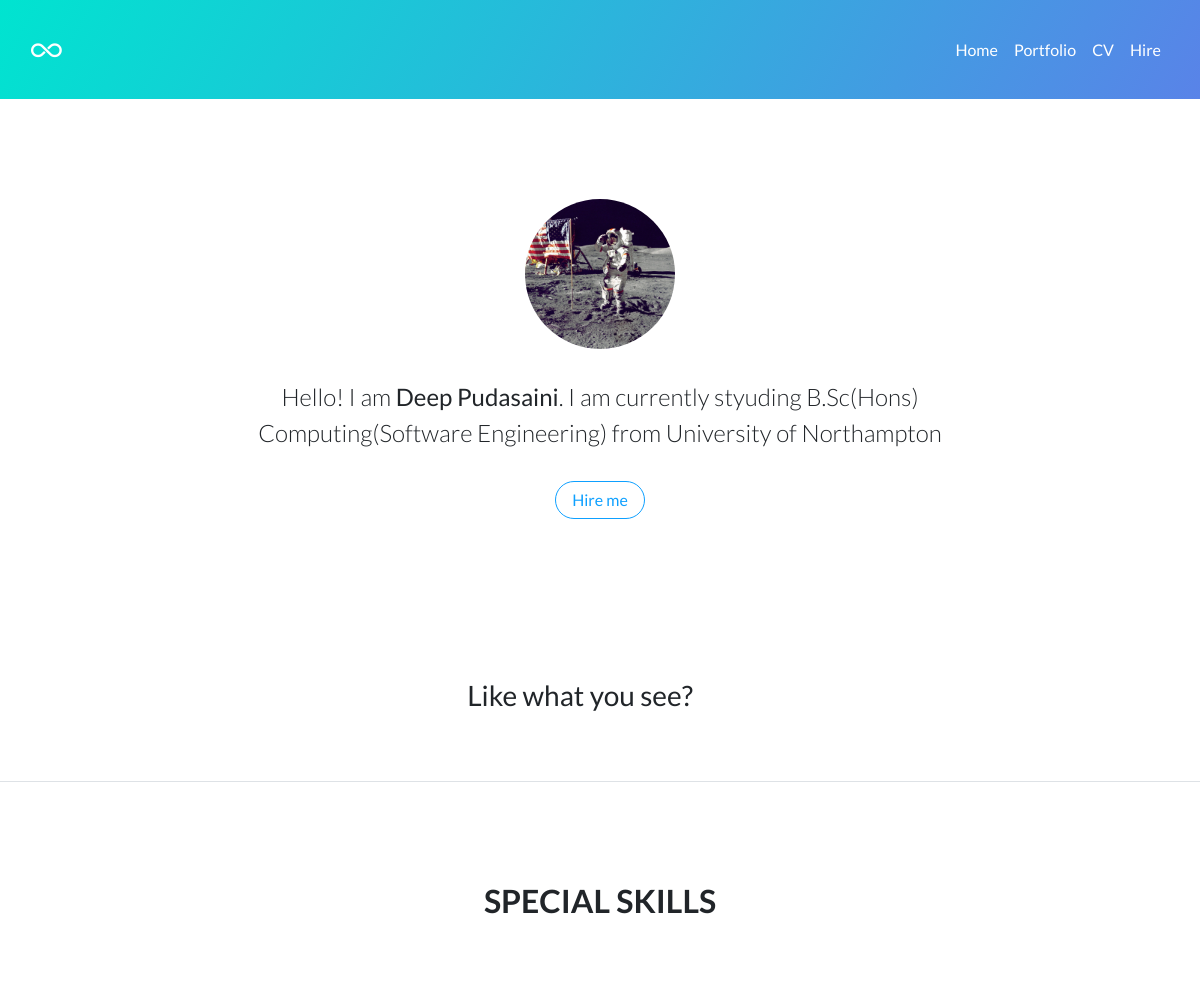
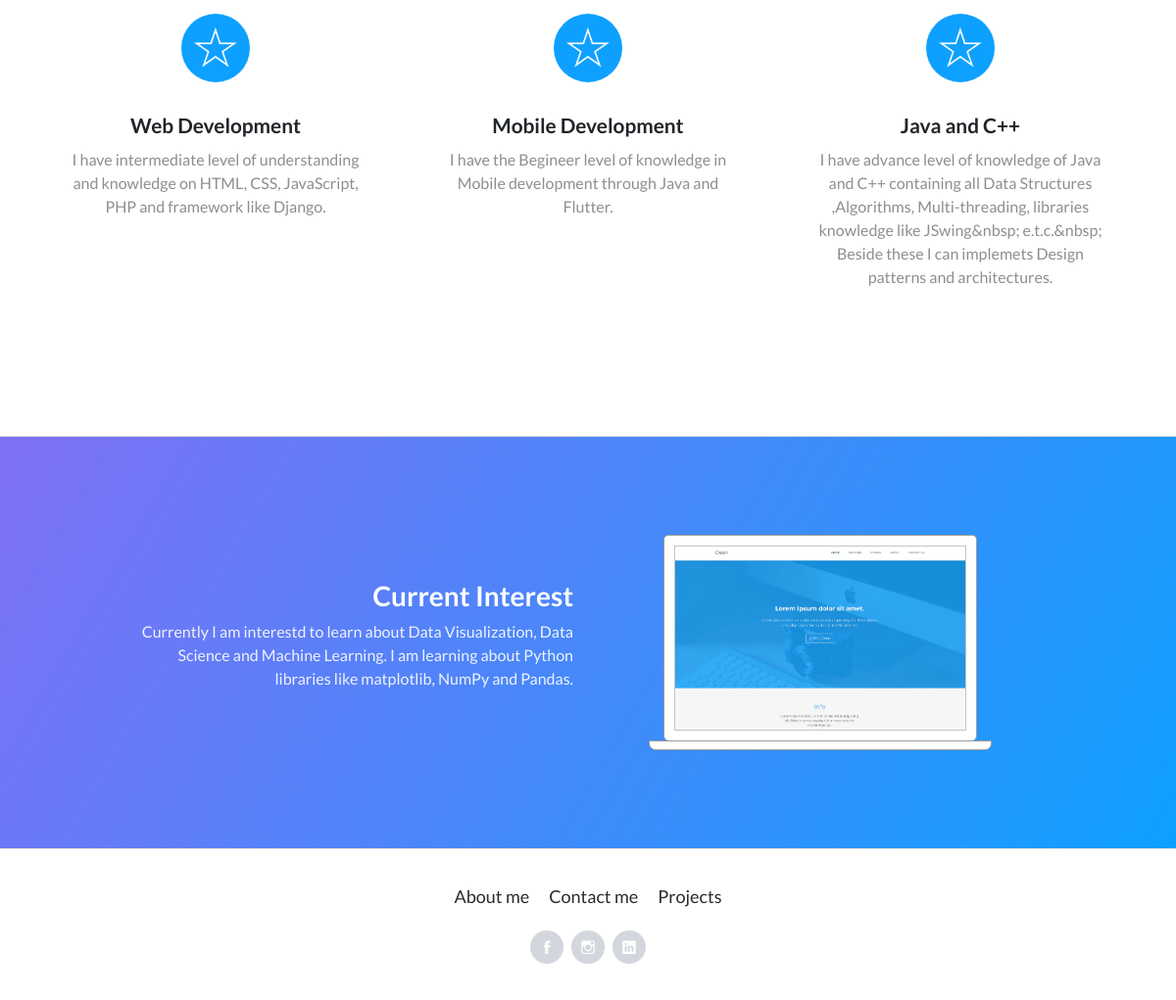
The page / on the database its author committed (2 pictures, top to bottom).
### Home/models.py (models this page shows, shortened)
class SpecialSkills(models.Model):
    name=models.CharField(max_length=50)
    description=models.CharField(max_length=250)

class CurrentInterest(models.Model):
    description=models.CharField(max_length=250)

### Home/views.py (the view)
# urls.py: path('',views.Index,name="Index"),
def Index(request):
    variable={
        'skill':SpecialSkills.objects.all(),
        'interest':CurrentInterest.objects.all(),
        'projects':Project.objects.filter(recent=True)
    }
    return render(request,"index.html",variable);

### templates/index.html (shortened to what this page needs)
<!DOCTYPE html>
<html>
<head>
    <link rel="stylesheet" href="./static/assets/bootstrap/css/bootstrap.min.css">
    <link rel="stylesheet" href="./static/assets/fonts/ionicons.min.css">
    <link rel="stylesheet" href="./static/assets/css/Animated-CSS-Waves-Background-SVG.css">
    <link rel="stylesheet" href="./static/assets/css/gradient-navbar-1.css">
    <link rel="stylesheet" href="./static/assets/css/gradient-navbar.css">
    <link rel="stylesheet" href="https://cdnjs.cloudflare.com/ajax/libs/pikaday/1.6.1/css/pikaday.min.css">
</head>
<body>
    <nav class="navbar navbar-dark navbar-expand-md" id="app-navbar">
        <div class="container-fluid"><a class="navbar-brand" href="#"><i class="icon ion-ios-infinite" id="brand-logo"></i></a>
            <div
                class="collapse navbar-collapse" id="navcol-1">
                <ul class="nav navbar-nav ml-auto">
                       <li class="nav-item" role="presentation"><a class="nav-link" href="/">Home</a></li>
                    <li class="nav-item" role="presentation"><a class="nav-link" href="/portfolio">Portfolio</a></li>
                    <li class="nav-item" role="presentation"><a class="nav-link" href="/cv">CV</a></li>
                    <li class="nav-item" role="presentation"><a class="nav-link" href="/hire">Hire</a></li>
                </ul>
        </div>
        </div>
    </nav><div class="svg-container">
    <main class="page lanidng-page">
        <section class="portfolio-block block-intro">
            <div class="container">
                <div class="avatar" style="background-image:url(&quot;./static/assets/img/avatars/avatar.jpg&quot;);"></div>
                <div class="about-me">
                    <p>Hello! I am <strong>Deep Pudasaini</strong>. I am currently styuding B.Sc(Hons) Computing(Software Engineering) from University of Northampton</p><a class="btn btn-outline-primary" role="button" href="/hire">Hire me</a></div>
            </div>
        </section>
        <section class="portfolio-block call-to-action border-bottom">
            <div class="container">
                <div class="d-flex justify-content-center align-items-center content">
                    <h3>Like what you see?</h3></div>
            </div>
        </section>
        <section class="portfolio-block skills">
            <div class="container">
                <div class="heading">
                    <h2>Special Skills</h2>
                </div>
                <div class="row">
                {% for singleSkll in skill %}
                    <div class="col-md-4">
                        <div class="card special-skill-item border-0">
                            <div class="card-header bg-transparent border-0"><i class="icon ion-ios-star-outline"></i></div>
                            <div class="card-body">
                                <h3 class="card-title">{{singleSkll.name}}</h3>
                                <p class="card-text">{{singleSkll.description}}</p>
                            </div>
                        </div>
                    </div>
                    {% endfor %}
                </div>
            </div>
        </section>
    </main>
    <section class="portfolio-block website gradient">
        <div class="container">
            <div class="row align-items-center">
                <div class="col-md-12 col-lg-5 offset-lg-1 text">
                    <h3>Current Interest</h3>
                    {% for ins in interest %}
                    <p>{{ins.description}}</p>
                    {% endfor %}
                </div>
                <div class="col-md-12 col-lg-5">
                    <div class="portfolio-laptop-mockup">
                        <div class="screen">
                            <div class="screen-content" style="background-image:url(&quot;./static/assets/img/tech/image6.png&quot;);"></div>
                        </div>
                        <div class="keyboard"></div>
                    </div>
                </div>
            </div>
        </div>
    </section>
    <footer class="page-footer">
        <div class="container">
            <div class="links"><a href="/cv">About me</a><a href="/hire">Contact me</a><a href="/portfolio">Projects</a></div>
            <div class="social-icons"><a href="https://www.facebook.com/profile.php?id=100009801221837"><i class="icon ion-social-facebook"></i></a><a href="https://www.instagram.com/deeppudasaini07/"><i class="icon ion-social-instagram-outline"></i></a><a href="https://www.linkedin.com/in/deep-pudasaini-87bb921a0/"><i class="icon ion-social-linkedin"></i></a></div>
        </div>
    </footer>
</body>
</html>

### static/assets/css/gradient-navbar-1.css (style rules this page uses)
#brand-logo { font-size: 34px; }
#app-navbar { background: linear-gradient(120deg, #00e4d0, #5983e8); }

### static/assets/css/gradient-navbar.css (style rules this page uses)
#brand-logo { font-size: 34px; }
#app-navbar { background: linear-gradient(120deg, #00e4d0, #5983e8); }

### rows shown on the page
SpecialSkills: name "Web Development", description "I have intermediate level of understanding and knowledge on HTML, CSS, JavaScript, PHP and framework like Django."
SpecialSkills: name "Mobile Development", description "I have the Begineer level of knowledge in Mobile development through Java and Flutter."
SpecialSkills: name "Java and C++", description "I have advance level of knowledge of Java and C++ containing all Data Structures ,Algorithms, Multi-threading, libraries knowledge like JSwing&nbsp; e.t.c.&nbsp; Beside these I can implemets Design patterns and architectures."
CurrentInterest: description "Currently I am interestd to learn about Data Visualization, Data Science and Machine Learning. I am learning about Python libraries like matplotlib, NumPy and Pandas."
